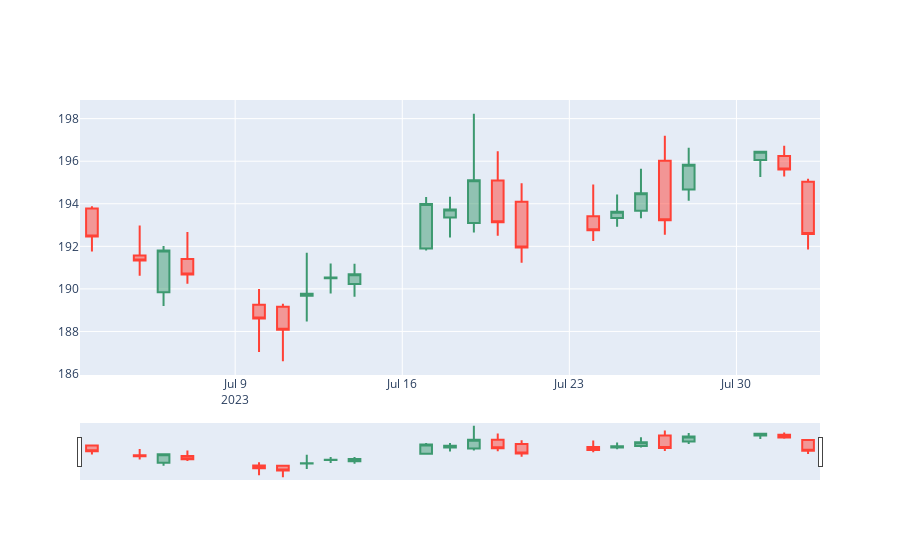

The notebook cell this image was saved under:
### Code cell
fig = go.Figure(data=[
    go.Candlestick(
        x=history_df.index,
        open=history_df["Open"],
        high=history_df["High"],
        low=history_df["Low"],
        close=history_df["Close"],
    )
])
fig
